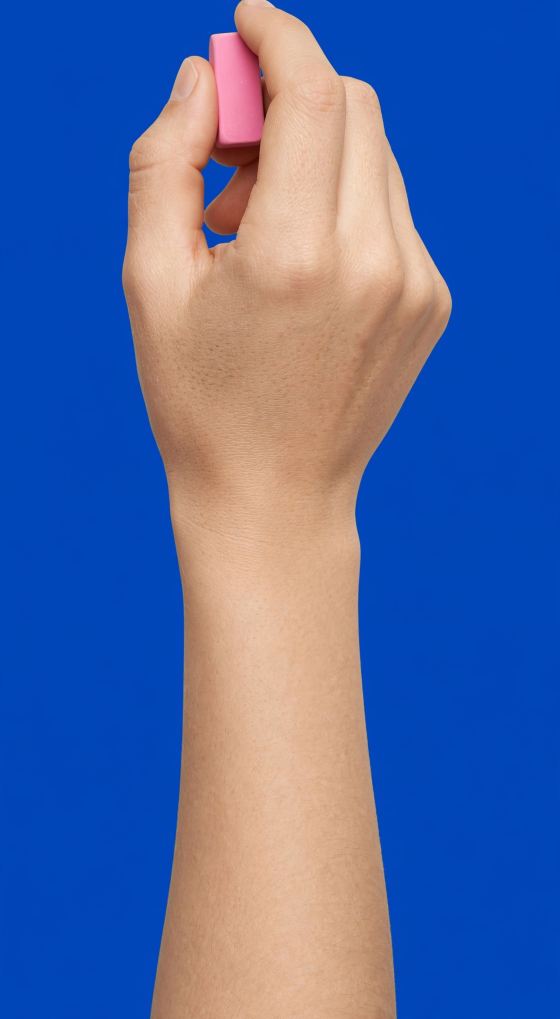
#> input picture hands/eraser-1080p.png, 1120 x 2038 px (shown at 1/2 size)
$ python -i vectorize.py   (imports and definitions only)   (older library calls are emulated)
#> lines starting #> are read from the running program, lines starting #| are printed output that depends on the picture; after the words box and inside, x2 and y2 are one past the last pixel; in counts of white or black regions, pixels touching at a corner belong together
"""Raster image -> outline contours + fillable colour regions.

Feeds the two halves of the draw animation: region boundaries become the
outline pass the pen traces, and the region polygons become the zig-zag fill.

Whiteboard animation fundamentally assumes line art. A photograph quantises
into hundreds of noisy regions whose boundaries look like static when traced,
so imports are classified and handled with different parameters rather than
pretending one pipeline suits both.
"""

import math

import cv2
import numpy as np

from skeleton import centrelines_from_mask, mask_metrics


# --- classification -------------------------------------------------------

def classify(bgr):
    """Guess whether this is line art or a photograph.

    Line art has few distinct colours and a high proportion of near-background
    pixels; photographs have smooth gradients and high colour cardinality.
    Returns (mode, stats) so callers can show the user why and let them
    override -- the classifier is a default, not an authority.
    """
    small = cv2.resize(bgr, (128, 128), interpolation=cv2.INTER_AREA)

    # colour cardinality after coarse quantisation
    q = (small // 32).astype(np.int32)
    keys = q[:, :, 0] * 64 + q[:, :, 1] * 8 + q[:, :, 2]
    unique = int(np.unique(keys).size)

    gray = cv2.cvtColor(small, cv2.COLOR_BGR2GRAY)
    edges = cv2.Canny(gray, 80, 160)
    edge_density = float(np.count_nonzero(edges)) / edges.size

    # flat-region fraction: low local variance means large uniform areas
    var = cv2.Laplacian(gray, cv2.CV_32F).var()

    line_art = unique <= 48 and var < 900
    stats = {
        "uniqueColors": unique,
        "edgeDensity": round(edge_density, 4),
        "laplacianVar": round(float(var), 1),
    }
    return ("lineArt" if line_art else "photo"), stats


# --- quantisation ---------------------------------------------------------

def quantize(bgr, k, seed=0):
    """k-means in Lab space, where Euclidean distance tracks perception far
    better than it does in RGB. Returns (labels HxW, centres_bgr kx3)."""
    lab = cv2.cvtColor(bgr, cv2.COLOR_BGR2LAB).reshape(-1, 3).astype(np.float32)

    # Deterministic: fixed attempt count and PP centres seeded identically, so
    # re-importing the same file cannot produce different geometry.
    cv2.setRNGSeed(seed)
    criteria = (cv2.TERM_CRITERIA_EPS + cv2.TERM_CRITERIA_MAX_ITER, 20, 1.0)
    _, labels, centers = cv2.kmeans(
        lab, k, None, criteria, 3, cv2.KMEANS_PP_CENTERS)

    centers_bgr = cv2.cvtColor(
        centers.astype(np.uint8).reshape(-1, 1, 3), cv2.COLOR_LAB2BGR
    ).reshape(-1, 3)
    return labels.reshape(bgr.shape[:2]), centers_bgr


# --- contour extraction ---------------------------------------------------

def _rings_from_mask(mask, epsilon, min_area):
    """Contours of a binary mask as (outer, [holes]) pairs.

    RETR_CCOMP gives exactly the two-level hierarchy we want: top-level
    contours are region outlines, their children are holes. That maps straight
    onto the even-odd ring model the scribble generator expects, so holes need
    no special handling downstream.
    """
    contours, hierarchy = cv2.findContours(
        mask, cv2.RETR_CCOMP, cv2.CHAIN_APPROX_SIMPLE)
    if hierarchy is None:
        return []

    hierarchy = hierarchy[0]
    out = []
    for i, cnt in enumerate(contours):
        if hierarchy[i][3] != -1:      # a hole; collected via its parent
            continue
        if cv2.contourArea(cnt) < min_area:
            continue
        outer = cv2.approxPolyDP(cnt, epsilon, True).reshape(-1, 2)
        if len(outer) < 3:
            continue

        holes = []
        child = hierarchy[i][2]
        while child != -1:
            hc = contours[child]
            if cv2.contourArea(hc) >= min_area:
                h = cv2.approxPolyDP(hc, epsilon, True).reshape(-1, 2)
                if len(h) >= 3:
                    holes.append(h)
            child = hierarchy[child][0]
        out.append((outer, holes))
    return out


def _hex(bgr_px):
    b, g, r = int(bgr_px[0]), int(bgr_px[1]), int(bgr_px[2])
    return "#%02x%02x%02x" % (r, g, b)


def _ring_list(pts):
    return [float(v) for xy in pts for v in xy]


# --- main entry point -----------------------------------------------------

# A drawn line is long relative to its thickness; a filled shape is not. The
# ratio is resolution-independent, unlike an absolute pixel width.
STROKE_ELONGATION = 6.0
# ...but a genuinely thick elongated shape (a banner, a broad brush sweep) is
# still better filled than centrelined, so cap the thickness too.
STROKE_MAX_WIDTH_FRAC = 0.02


def _stroke_like(mask, w, h):
    """Is this cluster drawn lines rather than a filled shape?"""
    m = mask_metrics(mask > 127)
    if m is None or m["length"] < 8:
        return False
    diag = math.hypot(w, h)
    return (m["elongation"] >= STROKE_ELONGATION
            and m["mean_width"] <= STROKE_MAX_WIDTH_FRAC * diag)


def vectorize(path, opts=None):
    """Trace an image into outline subpaths and fillable regions.

    Options (all optional): mode ('auto'|'lineArt'|'photo'), colors,
    minAreaFrac, smoothing, maxDim, backgroundTolerance.
    """
#> called with path = '../../hands/eraser-1080p.png'
    opts = opts or {}

    raw = cv2.imread(path, cv2.IMREAD_UNCHANGED)
#> raw is the input picture: shape (2038, 1120, 4); mean B, G, R, A 163.7, 104.1, 79.8, 98.4
    if raw is None:
        raise ValueError("cannot read image: %s" % path)

    # Flatten alpha onto white; transparent pixels become background and are
    # dropped below rather than traced as a giant rectangle.
    alpha = None
    if raw.ndim == 3 and raw.shape[2] == 4:
        alpha = raw[:, :, 3]
        bgr = raw[:, :, :3].copy()
        bgr[alpha < 8] = 255
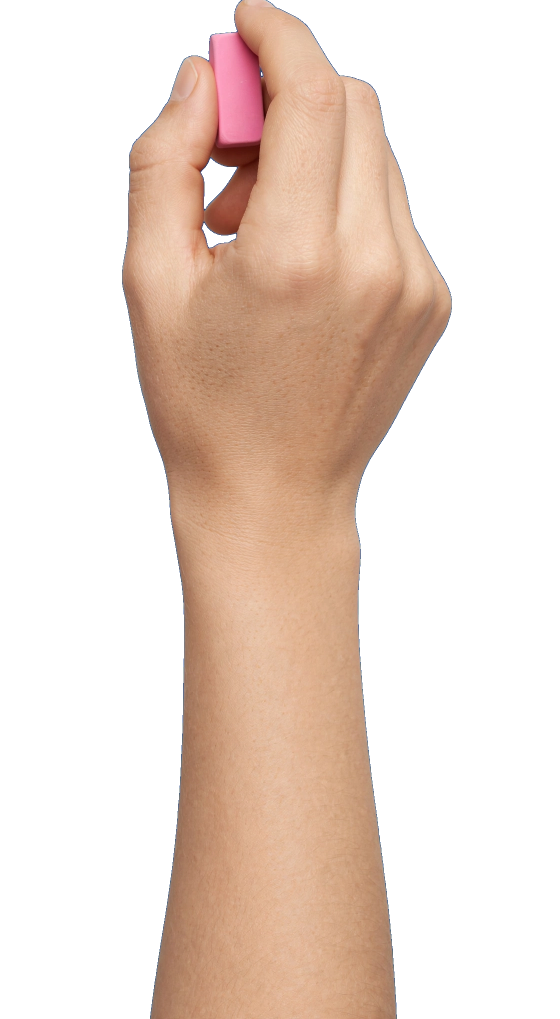
#> bgr: shape (2038, 1120, 3) (shown at 1/2 size); mean B, G, R 206.8, 217.6, 235.4
    elif raw.ndim == 2:
        bgr = cv2.cvtColor(raw, cv2.COLOR_GRAY2BGR)
    else:
        bgr = raw

    # Cap working resolution: contour count scales with pixels, and beyond
    # ~1600px the extra vertices are far below the pen's stroke width.
    max_dim = int(opts.get("maxDim", 1600))
    h0, w0 = bgr.shape[:2]
#> h0 = 2038; w0 = 1120
    scale = 1.0
    if max(h0, w0) > max_dim:
        scale = max_dim / float(max(h0, w0))
#> scale = 0.785
        bgr = cv2.resize(bgr, (int(w0 * scale), int(h0 * scale)),
                         interpolation=cv2.INTER_AREA)
#> bgr: shape (1600, 879, 3)
        if alpha is not None:
            alpha = cv2.resize(alpha, (bgr.shape[1], bgr.shape[0]),
                               interpolation=cv2.INTER_AREA)
#> alpha: shape (1600, 879)

    mode = opts.get("mode", "auto")
    detected, stats = classify(bgr)
#> in classify, `q = (small // 32).astype(np.int32)`:
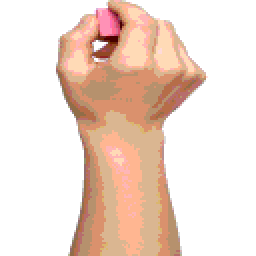
#> q: shape (128, 128, 3) int32 (shown 2 times larger); mean B, G, R 5.68, 6.01, 6.6; drawn with min black and max white
#> in classify, `keys = q[:, :, 0] * 64 + q[:, :, 1] * 8 + q[:, :, 2]`:
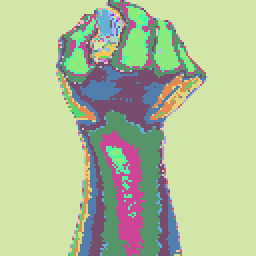
#> keys: shape (128, 128) int32 (shown 2 times larger); 52 distinct labels, from 2 to 511; one colour per label, 0 black
#> in classify, `gray = cv2.cvtColor(small, cv2.COLOR_BGR2GRAY)`:
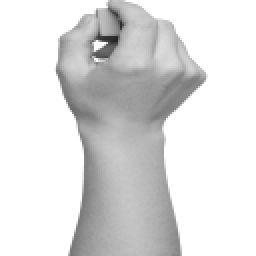
#> gray: shape (128, 128) (shown 2 times larger); min 37, max 255, mean 221.7
#> in classify, `edges = cv2.Canny(gray, 80, 160)`:
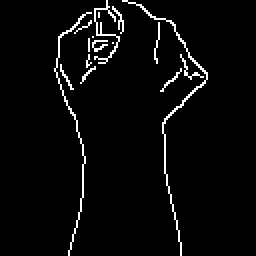
#> edges: shape (128, 128) (shown 2 times larger); 3.6% white in thin lines or dots, all inside (x1, y1, x2, y2) = (27, 0, 104, 128)
#> in classify, `edge_density = float(np.count_nonzero(edges)) / edges.size`: edge_density = 0.0357
#> in classify, `var = cv2.Laplacian(gray, cv2.CV_32F).var()`: var = 446.4
#> in classify, `line_art = unique <= 48 and var < 900`: line_art = False
#> in classify, `stats = { "uniqueColors": unique, "edgeDensity": round(edge_density, 4..`: stats = {'uniqueColors': 52, 'edgeDensity': 0.0357, 'laplacianVar': 446.4}
#> detected = 'photo'
    if mode == "auto":
        mode = detected
#> mode = 'photo'

    h, w = bgr.shape[:2]
#> h = 1600; w = 879
    if mode == "lineArt":
        k = int(opts.get("colors", 6))
        smoothing = float(opts.get("smoothing", 1.4))
        min_area_frac = float(opts.get("minAreaFrac", 0.0004))
    else:
        # Photos need fewer, larger regions or the fill phase degenerates into
        # thousands of one-frame twitches, and heavier smoothing or the outline
        # pass looks like static.
        k = int(opts.get("colors", 12))
        smoothing = float(opts.get("smoothing", 3.0))
        min_area_frac = float(opts.get("minAreaFrac", 0.0015))

    # Denoise before quantising; speckle becomes spurious single-pixel regions.
    work = cv2.bilateralFilter(bgr, 7, 40, 40) if mode == "photo" else bgr

    labels, centers = quantize(work, k, seed=int(opts.get("seed", 0)))
#> in quantize, `_, labels, centers = cv2.kmeans( lab, k, None, criteria, 3, cv2.KMEANS..`: centers = [[255.9, 128, 128], [185.2, 140.3, 151], [104.9, 156.6, 148.7], [157.1, 142.4, 151.7], [197.3, 139.3, 148.8], [169.8, 141.4, 151.5], [138.3, 142.6, 148.9], [60.18, 156.8, 147.5], [209.7, 137.1, 145.4], [137.5, 131.7, 125.7], [146.6, 174.9, 132.5], [183, 168.4, 128.2]]
#> in quantize, `centers_bgr = cv2.cvtColor( centers.astype(np.uint8).reshape(-1, 1, 3)..`: centers_bgr = [[255, 255, 254], [138, 169, 213], [65, 77, 146], [109, 139, 186], [154, 183, 224], [121, 152, 198], [96, 120, 164], [29, 36, 98], [172, 197, 233], [134, 127, 131], [132, 102, 212], [177, 147, 244]]
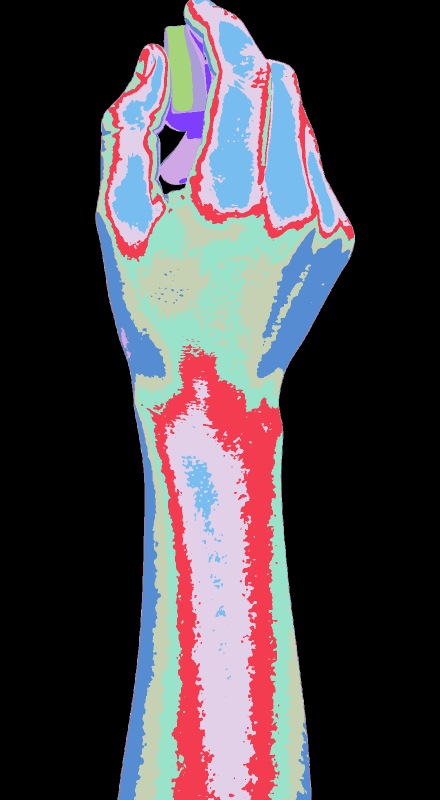
#> labels: shape (1600, 879) int32 (shown at 1/2 size); 12 distinct labels, from 0 to 11; one colour per label, 0 black
#> centers has the same summary as centers_bgr in quantize

    min_area = max(8.0, min_area_frac * w * h)
#> min_area = 2109.6
    epsilon = max(0.5, smoothing)

    # Treat the most common near-white cluster as background so we don't trace
    # and scribble-fill the paper itself.
    bg_tol = int(opts.get("backgroundTolerance", 26))
    counts = np.bincount(labels.ravel(), minlength=k)
#> counts = [858543, 109599, 7243, 78766, 120395, 99236, 56011, 4057, 56546, 5445, 3961, 6598]
    background = set()
    for idx in range(k):
        c = centers[idx]
        if int(c.min()) >= 255 - bg_tol:
            background.add(idx)
#> this loop made 12 passes
#> after the loop, background = 1 item
    if not background:
        # nothing near-white: fall back to the largest cluster only if it is
        # both dominant and light
        top = int(np.argmax(counts))
        if counts[top] > 0.45 * labels.size and int(centers[top].min()) > 190:
            background.add(top)

    kernel = cv2.getStructuringElement(cv2.MORPH_ELLIPSE, (3, 3))

    regions = []
    subpaths = []
    strokes_found = 0
    for idx in range(k):
        if idx in background:
            continue
        mask = np.uint8(labels == idx) * 255
        if alpha is not None:
            mask[alpha < 8] = 0
        if not mask.any():
            continue
        mask = cv2.morphologyEx(mask, cv2.MORPH_OPEN, kernel)
        mask = cv2.morphologyEx(mask, cv2.MORPH_CLOSE, kernel)

        color = _hex(centers[idx])

        # Drawn lines must be followed down their middle, not contoured.
        #
        # A contour of a thin region is a loop running down one side of the
        # line and back up the other, so the pen traces every line twice a
        # hair apart -- visibly a double outline, and on thicker ink the two
        # passes merge into a line far heavier than the original. The medial
        # axis draws each line once, which is also how it was drawn to begin
        # with.
        if mode == "lineArt" and _stroke_like(mask, w, h):
            for s in centrelines_from_mask(mask > 127, eps=max(0.6, epsilon * 0.5)):
                if len(s["pts"]) < 2:
                    continue
                subpaths.append({
                    "pts": [c for p in s["pts"] for c in p],
                    "closed": False,
                    "width": s["width"],
                    "color": color,
                })
                strokes_found += 1
            # No fillable region: the stroke's own width already covers the
            # ink, and scribbling inside a line-width region is meaningless.
            continue

        for outer, holes in _rings_from_mask(mask, epsilon, min_area):
            rings = [_ring_list(outer)] + [_ring_list(hh) for hh in holes]
            xs = outer[:, 0]
            ys = outer[:, 1]
            regions.append({
                "rings": rings,
                "color": color,
                "bbox": [float(xs.min()), float(ys.min()),
                         float(xs.max()), float(ys.max())],
                "area": float(cv2.contourArea(outer)),
            })
            # every ring is also an outline contour for the pen to trace
            for r in rings:
                subpaths.append({"pts": r, "closed": True})
#> this loop made 12 passes
#> (b in _hex, g in _hex, r in _hex, color) on passes 2 to 12: (138, 169, 213, '#d5a98a'), (65, 77, 146, '#924d41'), (109, 139, 186, '#ba8b6d'), (154, 183, 224, '#e0b79a'), (121, 152, 198, '#c69879'), (96, 120, 164, '#a47860'), (29, 36, 98, '#62241d'), (172, 197, 233, '#e9c5ac'), (134, 127, 131, '#837f86'), (132, 102, 212, '#d46684'), (177, 147, 244, '#f493b1')
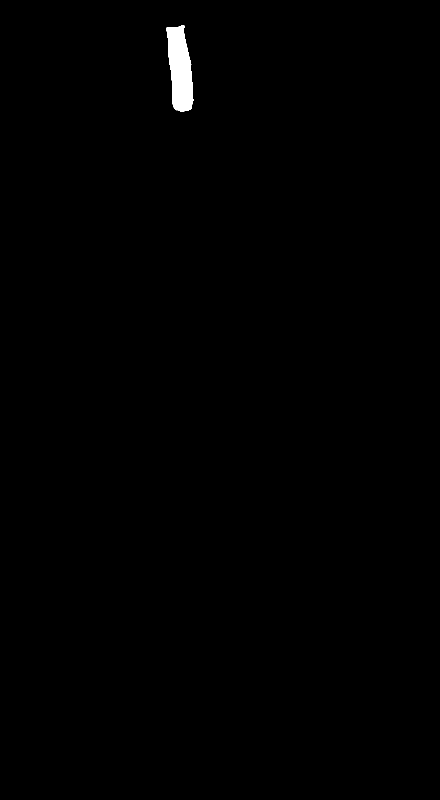
#> mask: shape (1600, 879) (shown at 1/2 size); 0.47% white; 1 white region, box (x1, y1, x2, y2) and area: (332, 51, 387, 223) 6594
#> after the loop, regions = 27 items; strokes_found = 0; subpaths = 31 items

    # Largest first, so the fill phase lays down big areas before detail.
    regions.sort(key=lambda r: -r["area"])

    return {
        "width": w,
        "height": h,
        "sourceWidth": w0,
        "sourceHeight": h0,
        "scale": scale,
        "bbox": [0.0, 0.0, float(w), float(h)],
        "mode": mode,
        "detectedMode": detected,
        "stats": stats,
        "params": {"colors": k, "smoothing": smoothing,
                   "minAreaFrac": min_area_frac},
        "regions": regions,
        "subpaths": subpaths,
    }

>>> result = vectorize('../../hands/eraser-1080p.png')
#> result = 12 items
